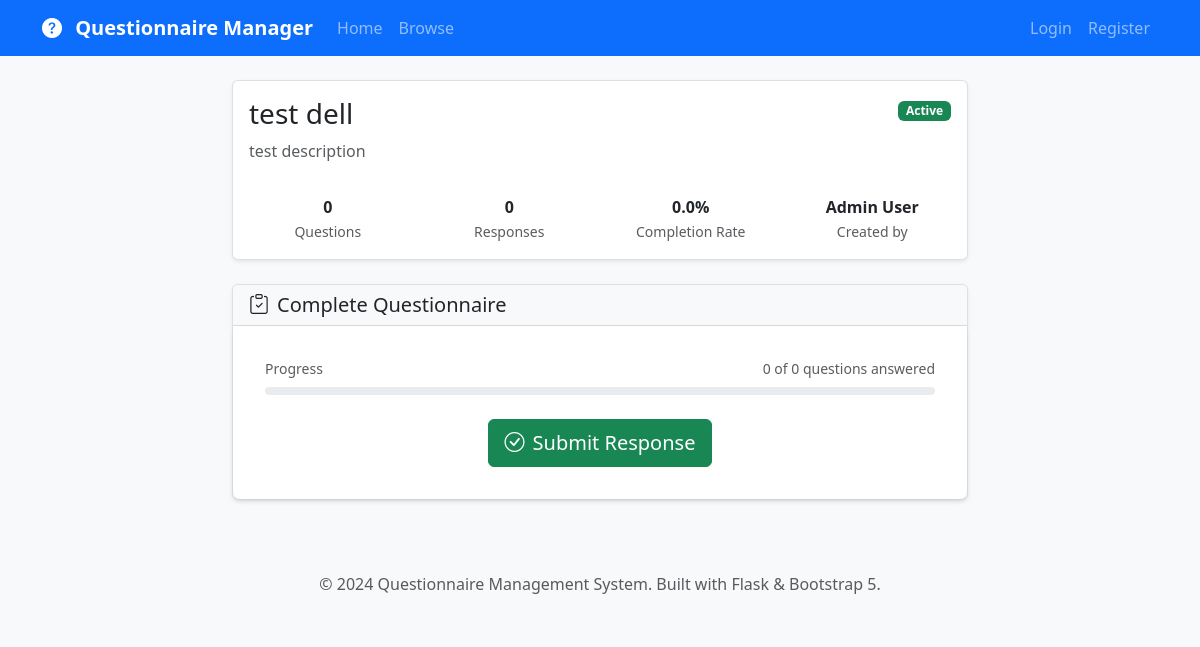
The app's page /questionnaire/1, older data.
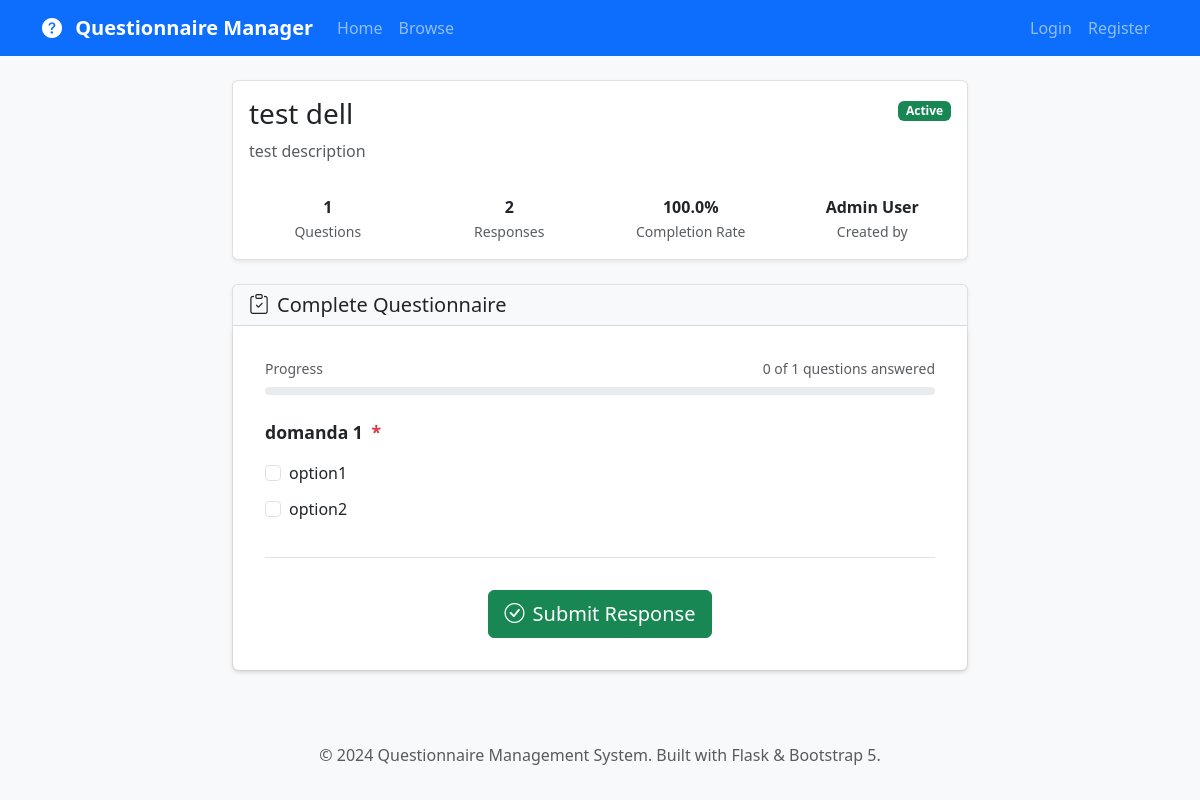
The same page, newer data.
### app/models.py (models this page shows, shortened)
class Question(db.Model):
    __tablename__ = 'questions'
    id = db.Column(db.Integer, primary_key=True)
    questionnaire_id = db.Column(db.Integer, db.ForeignKey('questionnaires.id'), nullable=False)
    question_text = db.Column(db.Text, nullable=False)
    question_type = db.Column(db.String(20), nullable=False)  # single_choice, multiple_choice, open_ended, scale
    options = db.Column(db.Text)  # JSON string for choice options
    order = db.Column(db.Integer, default=0)
    is_required = db.Column(db.Boolean, default=True)
    created_at = db.Column(db.DateTime, default=datetime.utcnow)
    answers = db.relationship('Answer', backref='question', lazy='dynamic', cascade='all, delete-orphan')
    def get_options_list(self):
        if self.options:
            try:
                return json.loads(self.options)
            except json.JSONDecodeError:
                return []
        return []

### app/main/routes.py (the view)
@bp.route('/questionnaire/<int:id>')
def view_questionnaire(id):
    questionnaire = Questionnaire.query.get_or_404(id)
    if not questionnaire.is_active and questionnaire.creator != current_user and not current_user.is_authenticated:
        flash('This questionnaire is not available.', 'warning')
        return redirect(url_for('main.questionnaires'))
    user_response = None
    if current_user.is_authenticated:
        user_response = Response.query.filter_by(
            questionnaire_id=id,
            user_id=current_user.id,
            is_complete=True
        ).first()
    can_respond, message = questionnaire.can_user_respond(current_user if current_user.is_authenticated else None)
    return render_template('main/view_questionnaire.html',
                         title=questionnaire.title,
                         questionnaire=questionnaire,
                         user_response=user_response,
                         can_respond=can_respond,
                         response_message=message)

### app/models.py (called while the page is built, shortened)
    def get_full_name(self):
        if self.first_name and self.last_name:
            return f"{self.first_name} {self.last_name}"
        return self.username

    def get_total_responses(self):
        return self.responses.filter_by(is_complete=True).count()

    def get_completion_rate(self):
        total = self.responses.count()
        completed = self.responses.filter_by(is_complete=True).count()
        return (completed / total * 100) if total > 0 else 0

    def get_question_count(self):
        return self.questions.count()

    def can_user_respond(self, user):
        if not self.is_active:
            return False, "Questionnaire is not active"
        return True, "Can respond"

### app/templates/main/view_questionnaire.html (shortened to what the changed rows need)
{% extends "base.html" %}
{% block content %}
<div class="row">
    <div class="col-lg-8 mx-auto">
        <div class="card mb-4">
            <div class="card-body">
                <div class="d-flex justify-content-between align-items-start mb-3">
                    <div>
                        <h1 class="h3 mb-2">{{ questionnaire.title }}</h1>
                    </div>
                </div>
                <div class="row text-center">
                    <div class="col-md-3">
                        <div class="fw-bold">{{ questionnaire.get_question_count() }}</div>
                        <small class="text-muted">Questions</small>
                    </div>
                    <div class="col-md-3">
                        <div class="fw-bold">{{ questionnaire.get_total_responses() }}</div>
                        <small class="text-muted">Responses</small>
                    </div>
                    <div class="col-md-3">
                        <div class="fw-bold">{{ "%.1f"|format(questionnaire.get_completion_rate()) }}%</div>
                        <small class="text-muted">Completion Rate</small>
                    </div>
                </div>
            </div>
        </div>
        {% if can_respond %}
            <div class="card">
                <div class="card-header">
                    <h5 class="card-title mb-0">
                        <i class="bi bi-clipboard-check me-2"></i>Complete Questionnaire
                    </h5>
                </div>
                <div class="card-body response-form">
                    <div class="progress-container mb-4">
                        <div class="d-flex justify-content-between align-items-center mb-2">
                            <small class="text-muted">Progress</small>
                            <small class="text-muted" id="progress-text">0 of {{ questionnaire.get_question_count() }} questions answered</small>
                        </div>
                        <div class="progress">
                        </div>
                    </div>
                    <form id="response-form" method="POST" action="{{ url_for('api.submit_response', id=questionnaire.id) }}">
                        {% for question in questionnaire.questions %}
                            <div class="question-container" data-question-id="{{ question.id }}" data-required="{{ question.is_required|lower }}">
                                <div class="question-text">
                                    {{ question.question_text }}
                                    {% if question.is_required %}
                                        <span class="required-indicator">*</span>
                                    {% endif %}
                                </div>
                                {% if question.question_type == 'single_choice' %}
                                    <div class="mt-3">
                                        {% for option in question.get_options_list() %}
                                            <div class="form-check">
                                                <input class="form-check-input" type="radio"
                                                       name="question_{{ question.id }}"
                                                       value="{{ option }}"
                                                       id="q{{ question.id }}_{{ loop.index }}">
                                                <label class="form-check-label" for="q{{ question.id }}_{{ loop.index }}">
                                                    {{ option }}
                                                </label>
                                            </div>
                                        {% endfor %}
                                    </div>
                                {% elif question.question_type == 'multiple_choice' %}
                                    <div class="mt-3">
                                        {% for option in question.get_options_list() %}
                                            <div class="form-check">
                                                <input class="form-check-input" type="checkbox"
                                                       name="question_{{ question.id }}"
                                                       value="{{ option }}"
                                                       id="q{{ question.id }}_{{ loop.index }}">
                                                <label class="form-check-label" for="q{{ question.id }}_{{ loop.index }}">
                                                    {{ option }}
                                                </label>
                                            </div>
                                        {% endfor %}
                                    </div>
                                {% endif %}
                            </div>
                        {% endfor %}
                        <div class="text-center mt-4">
                            <button type="submit" class="btn btn-success btn-lg">
                                <i class="bi bi-check-circle me-2"></i>Submit Response
                            </button>
                        </div>
                    </form>
                </div>
            </div>
        {% endif %}
    </div>
</div>
{% endblock %}

Row changes from the older to the newer data that the page shows:
added Question: question_text "domanda 1", get_options_list "option1" "option2"
Text that changed along with them:
{{ questionnaire.get_question_count() }}: "0" → "1"
{{ questionnaire.get_total_responses() }}: "0" → "2"
{{ "%.1f"|format(questionnaire.get_completion_rate()) }}: "0.0" → "100.0"
text written by a page script: "0 of 0 questions answered" → "0 of 1 questions answered"
